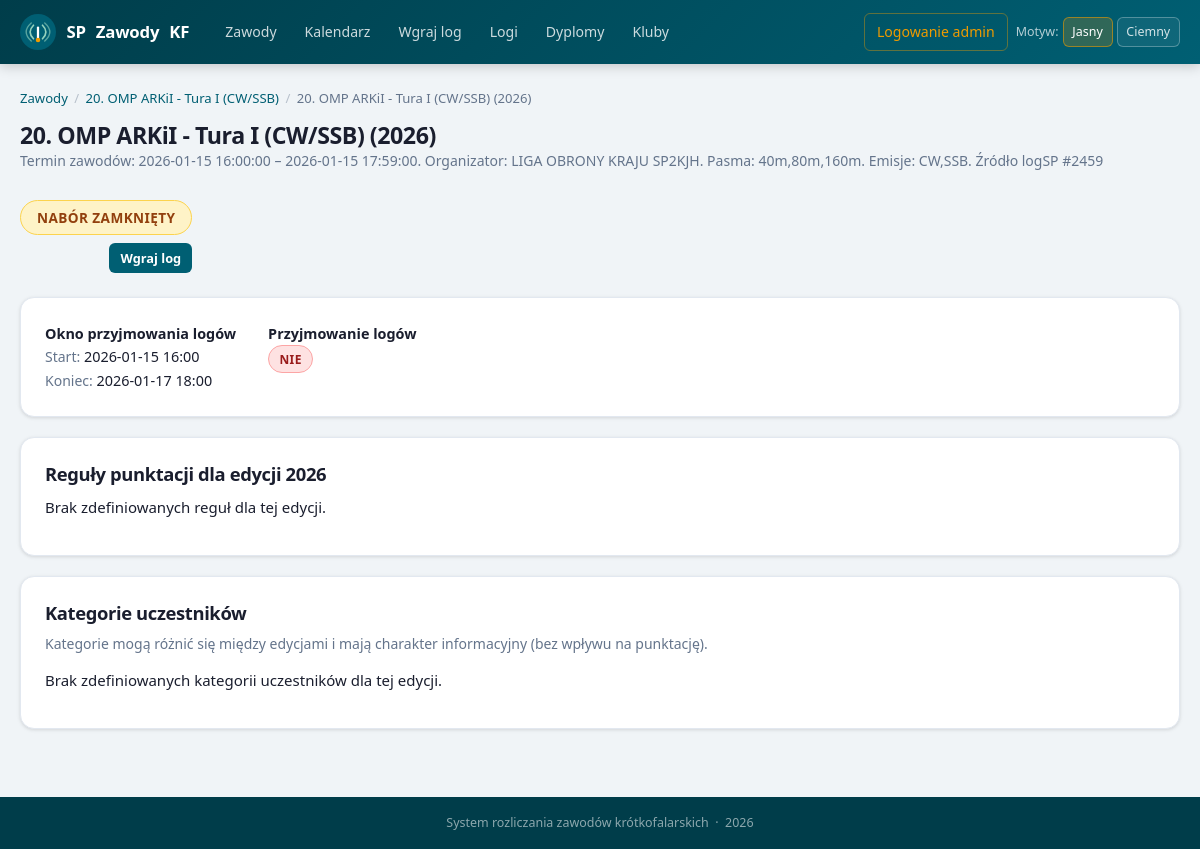
Screenshot of /editions/1 with the database file from the repository.
### app/models.py (models this page shows)
class Contest(db.Model):
    id = db.Column(db.Integer, primary_key=True)
    name = db.Column(db.String(120), nullable=False, unique=True)
    description = db.Column(db.Text, nullable=True)
    is_yearly_recurring = db.Column(db.Boolean, default=True, nullable=False)
    created_at = db.Column(db.DateTime, default=datetime.utcnow, nullable=False)
    editions = db.relationship(
        "ContestEdition",
        back_populates="contest",
        cascade="all, delete-orphan",
        order_by="ContestEdition.year.desc()",
    )
    rule_notes = db.relationship(
        "ContestRuleNote",
        back_populates="contest",
        cascade="all, delete-orphan",
        order_by="ContestRuleNote.created_at.desc()",
    )

class ContestEdition(db.Model):
    id = db.Column(db.Integer, primary_key=True)
    contest_id = db.Column(db.Integer, db.ForeignKey("contest.id"), nullable=False)
    year = db.Column(db.Integer, nullable=False)
    name = db.Column(db.String(120), nullable=True)
    description = db.Column(db.Text, nullable=True)
    status = db.Column(db.String(32), default="draft", nullable=False)
    submission_open_at = db.Column(db.DateTime, nullable=True)
    submission_deadline = db.Column(db.DateTime, nullable=True)
    created_at = db.Column(db.DateTime, default=datetime.utcnow, nullable=False)
    contest = db.relationship("Contest", back_populates="editions")
    rules = db.relationship(
        "ContestRule",
        back_populates="edition",
        cascade="all, delete-orphan",
        order_by="ContestRule.key",
    )
    logs = db.relationship(
        "ContestLog",
        back_populates="edition",
        cascade="all, delete-orphan",
        order_by="ContestLog.uploaded_at.desc()",
    )
    categories = db.relationship(
        "ContestCategory",
        back_populates="edition",
        cascade="all, delete-orphan",
        order_by="ContestCategory.name",
    )
    certificate_template = db.relationship(
        "CertificateTemplate",
        back_populates="edition",
        uselist=False,
        cascade="all, delete-orphan",
    )
    __table_args__ = (db.UniqueConstraint("contest_id", "year", name="uq_contest_edition_year"),)
    @property
    def display_name(self) -> str:
        if self.name:
            return f"{self.name} ({self.year})"
        return f"{self.contest.name} {self.year}"
    @property
    def status_label(self) -> str:
        labels = {
            "draft": "Szkic",
            "accepting_logs": "Przyjmowanie logów",
            "submission_closed": "Nabór zamknięty",
        }
        return labels.get(self.status, self.status.replace("_", " ").title())
    @property
    def can_accept_logs(self) -> bool:
        now = datetime.utcnow()
        if self.status != "accepting_logs":
            return False
        if self.submission_open_at and now < self.submission_open_at:
            return False
        if self.submission_deadline and now > self.submission_deadline:
            return False
        return True

### app/routes.py (the view, shortened to what this page needs)
@bp.route("/editions/<int:edition_id>", methods=["GET", "POST"])
def edition_detail(edition_id: int):
    edition = ContestEdition.query.get_or_404(edition_id)
    return render_template(
        "edition_detail.html",
        edition=edition,
        can_manage=get_current_admin_user() is not None,
    )

### app/admin_auth.py (called while the page is built)
def get_current_admin_user() -> AdminUser | None:
    if hasattr(g, "current_admin_user"):
        return g.current_admin_user
    user_id = session.get(SESSION_KEY)
    if not user_id:
        g.current_admin_user = None
        return None
    user = db.session.get(AdminUser, user_id)
    g.current_admin_user = user
    return user

### app/templates/edition_detail.html (shortened to what this page needs)
{% extends 'base.html' %}
{% block content %}
<div class="page-header">
    <div>
        <div class="breadcrumb">
            <a href="{{ url_for('main.contests') }}">Zawody</a>
            <span class="sep">/</span>
            <a href="{{ url_for('main.contest_detail', contest_id=edition.contest_id) }}">{{ edition.contest.name }}</a>
            <span class="sep">/</span>
            {{ edition.display_name }}
        </div>
        <h2>{{ edition.display_name }}</h2>
        {% if edition.description %}<p class="muted">{{ edition.description }}</p>{% endif %}
    </div>
    <div style="text-align:right">
        <span class="badge badge-{{ edition.status }}" style="font-size:.85rem;padding:.35rem 1rem">{{ edition.status_label }}</span><br>
        <a href="{{ url_for('main.upload_log', edition_id=edition.id) }}" class="button btn-sm" style="margin-top:.5rem">Wgraj log</a>
    </div>
</div>
<section class="card">
    <div style="display:flex;gap:2rem;flex-wrap:wrap;font-size:.9rem">
        <div><strong>Okno przyjmowania logów</strong><br>
            <span class="muted">Start:</span> {{ edition.submission_open_at.strftime('%Y-%m-%d %H:%M') if edition.submission_open_at else 'Nie ustawiono' }}<br>
            <span class="muted">Koniec:</span> {{ edition.submission_deadline.strftime('%Y-%m-%d %H:%M') if edition.submission_deadline else 'Nie ustawiono' }}
        </div>
        <div><strong>Przyjmowanie logów</strong><br>
            <span class="badge badge-{{ 'accepted' if edition.can_accept_logs else 'rejected' }}">{{ 'Tak' if edition.can_accept_logs else 'Nie' }}</span>
        </div>
    </div>
</section>
<section class="card">
    <h3>Reguły punktacji dla edycji {{ edition.year }}</h3>
    {% if edition.rules %}
        <table>
            <thead>
                <tr>
                    <th>Klucz</th>
                    <th>Wartość</th>
                    <th>Opis</th>
                    {% if can_manage %}<th>Akcje</th>{% endif %}
                </tr>
            </thead>
            <tbody>
                {% for rule in edition.rules %}
                    <tr>
                        {% if can_manage %}
                        <td>
                            <input name="key" type="text" value="{{ rule.key }}" aria-label="Rule key for {{ rule.key }}" form="edit-rule-{{ rule.id }}" required>
                        </td>
                        <td>
                            <input name="value" type="text" value="{{ rule.value }}" aria-label="Rule value for {{ rule.key }}" form="edit-rule-{{ rule.id }}" required>
                        </td>
                        <td>
                            <input name="description" type="text" value="{{ rule.description or '' }}" aria-label="Opis reguły {{ rule.key }}" placeholder="Opis opcjonalny" form="edit-rule-{{ rule.id }}">
                        </td>
                        <td>
                            <form class="inline-action inline-rule-form" id="edit-rule-{{ rule.id }}" method="post" action="{{ url_for('main.update_rule', edition_id=edition.id, rule_id=rule.id) }}">
                                <button type="submit">Zastosuj</button>
                            </form>
                            <form class="inline-action" method="post" action="{{ url_for('main.delete_rule', edition_id=edition.id, rule_id=rule.id) }}" onsubmit="return confirm('Usunąć tę regułę?');">
                                <button class="danger" type="submit">Usuń</button>
                            </form>
                        </td>
                        {% else %}
                        <td>{{ rule.key }}</td>
                        <td>{{ rule.value }}</td>
                        <td>{{ rule.description or '' }}</td>
                        {% endif %}
                    </tr>
                {% endfor %}
            </tbody>
        </table>
    {% else %}
        <p>Brak zdefiniowanych reguł dla tej edycji.</p>
    {% endif %}
</section>
<section class="card">
    <h3>Kategorie uczestników</h3>
    <p class="muted">Kategorie mogą różnić się między edycjami i mają charakter informacyjny (bez wpływu na punktację).</p>
    {% if edition.categories %}
        <table>
            <thead>
                <tr>
                    <th>Nazwa</th>
                    <th>Opis</th>
                    {% if can_manage %}<th>Akcje</th>{% endif %}
                </tr>
            </thead>
            <tbody>
                {% for category in edition.categories %}
                    <tr>
                        <td>{{ category.name }}</td>
                        <td>{{ category.description or '' }}</td>
                        {% if can_manage %}
                        <td>
                            <form method="post" action="{{ url_for('main.delete_category', edition_id=edition.id, category_id=category.id) }}" onsubmit="return confirm('Usunąć tę kategorię uczestnika?');">
                                <button class="danger" type="submit">Usuń</button>
                            </form>
                        </td>
                        {% endif %}
                    </tr>
                {% endfor %}
            </tbody>
        </table>
    {% else %}
        <p>Brak zdefiniowanych kategorii uczestników dla tej edycji.</p>
    {% endif %}
</section>
{% endblock %}

### app/static/styles.css (style rules this page uses)
:root { --clr-primary: #005f73; --clr-primary-dark: #003d4a; --clr-primary-light: #0a9396; --clr-accent: #ee9b00; --clr-accent-light: #fef3c7; --clr-bg: #f0f4f7; --clr-surface: #ffffff; --clr-surface-2: #f8fafc; --clr-ink: #1a1e2e; --clr-ink-muted: #64748b; --clr-border: #e2e8f0; --clr-border-soft: #f1f5f9; --clr-ok: #065f46; --clr-ok-bg: #d1fae5; --clr-ok-border: #6ee7b7; --clr-bad: #991b1b; --clr-bad-bg: #fee2e2; --clr-bad-border: #fca5a5; --clr-warn: #92400e; --clr-warn-bg: #fef3c7; --clr-warn-border: #fcd34d; --clr-info: #1e40af; --clr-info-bg: #dbeafe; --clr-info-border: #93c5fd; --shadow-xs: 0 1px 2px rgba(0,0,0,.06); --shadow-sm: 0 1px 4px rgba(0,0,0,.08), 0 1px 3px rgba(0,0,0,.05); --shadow-md: 0 4px 12px rgba(0,0,0,.08), 0 2px 4px rgba(0,0,0,.05); --shadow-lg: 0 10px 25px rgba(0,0,0,.10), 0 4px 8px rgba(0,0,0,.06); --radius: 10px; --radius-sm: 6px; --radius-lg: 14px; --header-h: 64px; }
*, *::before, *::after { box-sizing: border-box; }
html { scroll-behavior: smooth; }
body { margin: 0; font-family: "Segoe UI", system-ui, -apple-system, sans-serif; font-size: 15px; line-height: 1.6; color: var(--clr-ink); background: var(--clr-bg); min-height: 100vh; display: flex; flex-direction: column; }
h1, h2, h3, h4 { margin-top: 0; font-weight: 700; line-height: 1.25; letter-spacing: -0.02em; }
h2 { font-size: 1.45rem; margin-bottom: .75rem; }
h3 { font-size: 1.15rem; margin-bottom: .6rem; }
a { color: var(--clr-primary); text-decoration: none; }
p { margin: 0 0 .75rem; }
.card { background: var(--clr-surface); border: 1px solid var(--clr-border); border-radius: var(--radius-lg); padding: 1.5rem; margin-bottom: 1.25rem; box-shadow: var(--shadow-sm); }
button, .button, .button-link { display: inline-flex; align-items: center; justify-content: center; gap: .4rem; padding: .55rem 1.2rem; font: inherit; font-size: .875rem; font-weight: 600; border: none; border-radius: var(--radius-sm); cursor: pointer; text-decoration: none; transition: background .15s, box-shadow .15s, transform .1s; white-space: nowrap; background: var(--clr-primary); color: #fff; margin-top: .9rem; }
.btn-sm { padding: .3rem .7rem; font-size: .8rem; margin-top: 0; }
.badge { display: inline-flex; align-items: center; padding: .2rem .65rem; border-radius: 999px; font-size: .75rem; font-weight: 700; letter-spacing: .03em; text-transform: uppercase; white-space: nowrap; }
.badge-rejected, .badge-bad { background: var(--clr-bad-bg); color: var(--clr-bad); border: 1px solid var(--clr-bad-border); }
.badge-pending, .badge-submission_closed, .badge-warn { background: var(--clr-warn-bg); color: var(--clr-warn); border: 1px solid var(--clr-warn-border); }
.page-header { display: flex; align-items: flex-start; justify-content: space-between; gap: 1rem; margin-bottom: 1.5rem; flex-wrap: wrap; }
.page-header h2 { margin: 0; }
.breadcrumb { display: flex; gap: .4rem; align-items: center; font-size: .82rem; color: var(--clr-ink-muted); margin-bottom: .75rem; flex-wrap: wrap; }
.breadcrumb a { color: var(--clr-primary); }
.breadcrumb .sep { opacity: .4; }
.muted { color: var(--clr-ink-muted); font-size: .875rem; }

### rows the page displays
Contest: contest.name "20. OMP ARKiI - Tura I (CW/SSB)"
ContestEdition: display_name "20. OMP ARKiI - Tura I (CW/SSB) (2026)", description "Termin zawodów: 2026-01-15 16:00:00 – 2026-01-15 17:59:00. Organizator: LIGA OBRONY KRAJU SP2KJH. Pasma: 40m,80m,160m. Emisje: CW,SSB. Źródło logSP #2459", status_label "NABÓR ZAMKNIĘTY", submission_open_at "2026-01-15 16:00", submission_deadline "2026-01-17 18:00", status "NIE", year "2026"

### other values shown
{{ t('nav_contests') }} "Zawody"
{{ t('nav_calendar') }} "Kalendarz"
{{ t('nav_upload_log') }} "Wgraj log"
{{ t('nav_logs') }} "Logi"
{{ t('nav_certificates') }} "Dyplomy"
{{ t('nav_clubs') }} "Kluby"
{{ t('nav_admin_login') }} "Logowanie admin"
{{ t('theme') }} "Motyw"
{{ t('theme_light') }} "Jasny"
{{ t('theme_dark') }} "Ciemny"
{{ t('site_footer') }} "System rozliczania zawodów krótkofalarskich"
